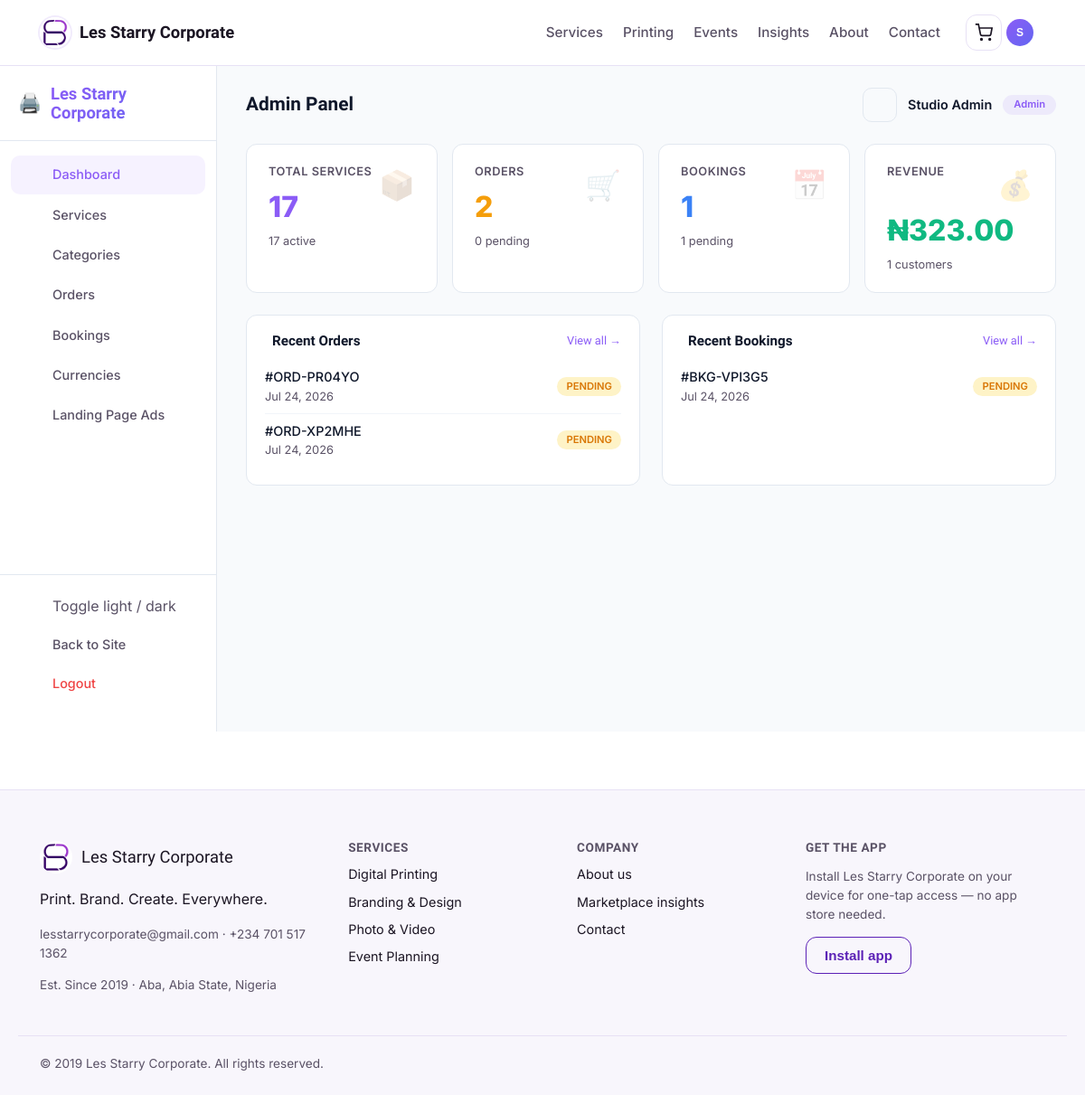
Page /admin/ (signed in) on the committed database.
### app/models.py (models this page shows, shortened)
class User(UserMixin, db.Model):
    __tablename__ = "users"
    id = db.Column(db.Integer, primary_key=True)
    full_name = db.Column(db.String(120), nullable=False)
    email = db.Column(db.String(150), unique=True, nullable=False, index=True)
    phone = db.Column(db.String(30))
    password_hash = db.Column(db.String(255), nullable=False)
    is_admin = db.Column(db.Boolean, default=False)
    preferred_theme = db.Column(db.String(20), default="light")
    preferred_currency = db.Column(db.String(10), default="NGN")
    address = db.Column(db.String(255), nullable=True)
    last_login = db.Column(db.DateTime, nullable=True)
    created_at = db.Column(db.DateTime, default=datetime.utcnow)
    updated_at = db.Column(db.DateTime, default=datetime.utcnow, onupdate=datetime.utcnow)
    bookings = db.relationship(
        "Booking",
        foreign_keys="Booking.user_id",
        back_populates="customer",
        lazy=True
    )
    orders = db.relationship("Order", back_populates="customer", lazy=True)
    cart_items = db.relationship("CartItem", back_populates="owner", lazy=True, cascade="all, delete-orphan")
    reviews = db.relationship("Review", back_populates="author", lazy=True)
    assigned_bookings = db.relationship(
        "Booking",
        foreign_keys="Booking.assigned_staff_id",
        back_populates="assigned_staff",
        lazy=True
    )
    wishlist_items = db.relationship("Wishlist", back_populates="user", lazy=True, cascade="all, delete-orphan")
    notifications = db.relationship("Notification", back_populates="user", lazy=True, cascade="all, delete-orphan")
    activities = db.relationship("ActivityLog", back_populates="user", lazy=True, cascade="all, delete-orphan")

class Order(db.Model):
    __tablename__ = "orders"
    id = db.Column(db.Integer, primary_key=True)
    reference = db.Column(db.String(20), unique=True, default=lambda: generate_reference("ORD"))
    user_id = db.Column(db.Integer, db.ForeignKey("users.id"), nullable=False)
    total_amount = db.Column(db.Float, nullable=False, default=0.0)
    status = db.Column(db.String(30), default="pending")
    shipping_address = db.Column(db.String(255))
    billing_address = db.Column(db.String(255), nullable=True)
    order_notes = db.Column(db.Text, nullable=True)
    payment_method = db.Column(db.String(50), default="pay_on_pickup")
    payment_reference = db.Column(db.String(100), unique=True, nullable=True)
    paid_at = db.Column(db.DateTime, nullable=True)
    payment_details = db.Column(db.Text, nullable=True)
    tracking_number = db.Column(db.String(100), nullable=True)
    shipped_at = db.Column(db.DateTime, nullable=True)
    delivered_at = db.Column(db.DateTime, nullable=True)
    discount_amount = db.Column(db.Float, default=0.0)
    discount_code = db.Column(db.String(50), nullable=True)
    created_at = db.Column(db.DateTime, default=datetime.utcnow)
    updated_at = db.Column(db.DateTime, default=datetime.utcnow, onupdate=datetime.utcnow)
    items = db.relationship("OrderItem", back_populates="order", lazy=True, cascade="all, delete-orphan")
    customer = db.relationship("User", back_populates="orders")
    STATUS_FLOW = ['awaiting_approval', 'approved', 'in_production', 'ready_for_delivery', 'delivered']

class Booking(db.Model):
    __tablename__ = "bookings"
    id = db.Column(db.Integer, primary_key=True)
    reference = db.Column(db.String(20), unique=True, default=lambda: generate_reference("BKG"))
    user_id = db.Column(db.Integer, db.ForeignKey("users.id"), nullable=False)
    service_id = db.Column(db.Integer, db.ForeignKey("services.id"), nullable=False)
    preferred_date = db.Column(db.Date, nullable=False)
    preferred_time = db.Column(db.Time, nullable=False)
    location = db.Column(db.String(255))
    event_type = db.Column(db.String(100))
    notes = db.Column(db.Text)
    status = db.Column(db.String(30), default="pending")
    guest_count = db.Column(db.Integer, nullable=True)
    estimated_duration = db.Column(db.Integer, nullable=True)
    special_requests = db.Column(db.Text, nullable=True)
    assigned_staff_id = db.Column(db.Integer, db.ForeignKey("users.id", name="fk_booking_assigned_staff"), nullable=True)
    payment_status = db.Column(db.String(20), default="unpaid")
    created_at = db.Column(db.DateTime, default=datetime.utcnow)
    updated_at = db.Column(db.DateTime, default=datetime.utcnow, onupdate=datetime.utcnow)
    confirmed_at = db.Column(db.DateTime, nullable=True)
    cancelled_at = db.Column(db.DateTime, nullable=True)
    customer = db.relationship("User", foreign_keys=[user_id], back_populates="bookings")
    assigned_staff = db.relationship("User", foreign_keys=[assigned_staff_id], back_populates="assigned_bookings")
    service = db.relationship("Service", back_populates="bookings")

### app/blueprints/admin/routes.py (the view)
@admin_bp.route("/")
@admin_required
def dashboard():
    stats = {
        "total_services": Service.query.count(),
        "active_services": Service.query.filter_by(is_active=True).count(),
        "total_orders": Order.query.count(),
        "pending_orders": Order.query.filter_by(status="pending").count(),
        "total_bookings": Booking.query.count(),
        "pending_bookings": Booking.query.filter_by(status="pending").count(),
        "total_customers": User.query.filter_by(is_admin=False).count(),
        "revenue": db.session.query(db.func.coalesce(db.func.sum(Order.total_amount), 0.0))
        .filter(Order.status != "cancelled").scalar(),
    }
    stats["pending_orders"] = Order.query.filter_by(status="awaiting_approval").count()
    recent_orders = Order.query.order_by(Order.created_at.desc()).limit(6).all()
    recent_bookings = Booking.query.order_by(Booking.created_at.desc()).limit(6).all()
    return render_template("admin/dashboard.html", stats=stats, recent_orders=recent_orders, recent_bookings=recent_bookings)

### app/templates/admin/dashboard.html (shortened to what this page needs)
{% extends "admin/_layout.html" %}
{% block admin_content %}
<div class="stats-grid">
  <div class="stat-card primary">
    <span class="stat-icon">📦</span>
    <div class="stat-label">Total Services</div>
    <div class="stat-value">{{ stats.total_services }}</div>
    <div style="font-size: 0.8rem; color: var(--text-muted, #64748b);">
      {{ stats.active_services }} active
    </div>
  </div>
  <div class="stat-card warning">
    <span class="stat-icon">🛒</span>
    <div class="stat-label">Orders</div>
    <div class="stat-value">{{ stats.total_orders }}</div>
    <div style="font-size: 0.8rem; color: var(--text-muted, #64748b);">
      {{ stats.pending_orders }} pending
    </div>
  </div>
  <div class="stat-card info">
    <span class="stat-icon">📅</span>
    <div class="stat-label">Bookings</div>
    <div class="stat-value">{{ stats.total_bookings }}</div>
    <div style="font-size: 0.8rem; color: var(--text-muted, #64748b);">
      {{ stats.pending_bookings }} pending
    </div>
  </div>
  <div class="stat-card success">
    <span class="stat-icon">💰</span>
    <div class="stat-label">Revenue</div>
    <div class="stat-value">{{ currency }}{{ "%.2f"|format(stats.revenue) }}</div>
    <div style="font-size: 0.8rem; color: var(--text-muted, #64748b);">
      {{ stats.total_customers }} customers
    </div>
  </div>
</div>
<div class="recent-grid">
  <div class="recent-card">
    <h4>
      Recent Orders
      <a href="{{ url_for('admin.orders') }}" class="view-all">View all →</a>
    </h4>
    {% if recent_orders %}
      {% for order in recent_orders %}
      <div class="recent-item">
        <div class="item-info">
          <div class="item-name">#{{ order.reference }}</div>
          <div class="item-meta">{{ order.created_at.strftime('%b %d, %Y') }}</div>
        </div>
        <span class="item-status status-{{ order.status }}">{{ order.status }}</span>
      </div>
      {% endfor %}
    {% else %}
      <div class="empty-recent">No orders yet</div>
    {% endif %}
  </div>
  <div class="recent-card">
    <h4>
      Recent Bookings
      <a href="{{ url_for('admin.bookings') }}" class="view-all">View all →</a>
    </h4>
    {% if recent_bookings %}
      {% for booking in recent_bookings %}
      <div class="recent-item">
        <div class="item-info">
          <div class="item-name">#{{ booking.reference }}</div>
          <div class="item-meta">{{ booking.created_at.strftime('%b %d, %Y') }}</div>
        </div>
        <span class="item-status status-{{ booking.status }}">{{ booking.status }}</span>
      </div>
      {% endfor %}
    {% else %}
      <div class="empty-recent">No bookings yet</div>
    {% endif %}
  </div>
</div>
{% endblock %}

### app/templates/admin/_layout.html (shortened to what this page needs)
{% extends "base.html" %}
{% block content %}
<div class="admin-wrapper">
    <aside class="admin-sidebar">
        <div class="admin-sidebar-header">
            <a href="{{ url_for('main.index') }}" class="admin-brand">
                <span class="brand-icon">🖨️</span>
                <span class="brand-name">{{ company_name }}</span>
            </a>
        </div>
        <nav class="admin-nav">
            <a href="{{ url_for('admin.dashboard') }}" class="admin-nav-item {% if request.endpoint == 'admin.dashboard' %}active{% endif %}">
                <span>Dashboard</span>
            </a>
            <a href="{{ url_for('admin.services') }}" class="admin-nav-item {% if request.endpoint == 'admin.services' or request.endpoint == 'admin.new_service' or request.endpoint == 'admin.edit_service' %}active{% endif %}">
                <span>Services</span>
            </a>
            <a href="{{ url_for('admin.categories') }}" class="admin-nav-item {% if request.endpoint == 'admin.categories' %}active{% endif %}">
                <span>Categories</span>
            </a>
            <a href="{{ url_for('admin.orders') }}" class="admin-nav-item {% if request.endpoint == 'admin.orders' %}active{% endif %}">
                <span>Orders</span>
            </a>
            <a href="{{ url_for('admin.bookings') }}" class="admin-nav-item {% if request.endpoint == 'admin.bookings' %}active{% endif %}">
                <span>Bookings</span>
            </a>
            <a href="{{ url_for('admin.currencies') }}" class="admin-nav-item {% if request.endpoint == 'admin.currencies' %}active{% endif %}">
                <span>Currencies</span>
            </a>
            <a href="{{ url_for('admin.ads') }}" class="admin-nav-item {% if request.endpoint == 'admin.ads' %}active{% endif %}">
                <span>Landing Page Ads</span>
            </a>
        </nav>
        <div class="admin-sidebar-footer">
            <button type="button" id="admin-theme-toggle" class="admin-nav-item theme-toggle-btn" style="width: 100%; background: none; border: none; cursor: pointer; font: inherit; text-align: left;">
                <span>Toggle light / dark</span>
            </button>
            <a href="{{ url_for('main.index') }}" class="admin-nav-item">
                <span>Back to Site</span>
            </a>
            <a href="{{ url_for('auth.logout') }}" class="admin-nav-item logout">
                <span>Logout</span>
            </a>
        </div>
    </aside>
    <main class="admin-content">
        <div class="admin-content-header">
            <h2>{% block admin_title %}Admin Panel{% endblock %}</h2>
            <div class="admin-user-info">
                <div class="notification-bell-wrap">
                    <button type="button" id="notif-bell-btn" class="icon-btn" aria-label="Notifications">
                    </button>
                </div>
                <span class="admin-user-name">{{ current_user.full_name }}</span>
                <span class="admin-user-role">Admin</span>
            </div>
        </div>
        <div class="admin-content-body">
            {% block admin_content %}{% endblock %}
        </div>
    </main>
</div>
{% endblock %}

### app/templates/base.html (shortened to what this page needs)
<!DOCTYPE html>
<html lang="en" data-theme="light">
<head>
<link rel="stylesheet" href="{{ url_for('static', filename='css/style.css') }}">
</head>
<body>
<header class="site-header">
  <div class="container header-inner">
    <a href="{{ url_for('main.index') }}" class="brand">
      <span class="brand-mark" aria-hidden="true">
        <img src="{{ url_for('static', filename='img/brand/logo-mark.png') }}" alt="" width="34" height="34">
      </span>
      <span class="brand-name">{{ company_name }}</span>
    </a>
    <nav class="main-nav" aria-label="Primary">
      <a href="{{ url_for('catalog.list_services') }}">Services</a>
      <a href="{{ url_for('catalog.list_services') }}?category=printing">Printing</a>
      <a href="{{ url_for('catalog.list_services') }}?category=events">Events</a>
      <a href="{{ url_for('main.marketplace_insights') }}">Insights</a>
      <a href="{{ url_for('main.about') }}">About</a>
      <a href="{{ url_for('main.contact') }}">Contact</a>
    </nav>
    <div class="header-actions">
      <a href="{{ url_for('cart.view_cart') }}" class="icon-btn cart-link" aria-label="View cart" id="cartLink">
        <svg width="20" height="20" viewBox="0 0 24 24" fill="none" stroke="currentColor" stroke-width="2"><circle cx="9" cy="21" r="1"/><circle cx="20" cy="21" r="1"/><path d="M1 1h4l2.7 13.4a2 2 0 002 1.6h9.7a2 2 0 002-1.6L23 6H6"/></svg>
      </a>
      {% if current_user.is_authenticated %}
      <div class="user-menu" id="userMenu">
        <button class="icon-btn user-btn" id="userMenuBtn" aria-haspopup="true" aria-expanded="false" aria-label="User menu">
          <span class="user-avatar">{{ current_user.full_name[0]|upper }}</span>
        </button>
      </div>
      {% else %}
      <a href="{{ url_for('auth.login') }}" class="btn btn-ghost btn-sm">Log in</a>
      <a href="{{ url_for('auth.register') }}" class="btn btn-primary btn-sm">Sign up</a>
      {% endif %}
    </div>
  </div>
</header>
<main id="main-content">
  {% block content %}{% endblock %}
</main>
<footer class="site-footer">
  <div class="container footer-grid">
    <div class="footer-brand">
      <div class="footer-brand-mark">
        <img src="{{ url_for('static', filename='img/brand/logo-mark.png') }}" alt="{{ company_name }} logo" width="36" height="36">
        <span class="brand-name">{{ company_name }}</span>
      </div>
      <p>{{ company_tagline }}</p>
      <p class="footer-meta">{{ company_email }} · {{ company_phone }}</p>
      <p class="footer-meta">Est. {{ company_founded }} · Aba, Abia State, Nigeria</p>
    </div>
    <div class="footer-col">
      <h4>Services</h4>
      <a href="{{ url_for('catalog.list_services') }}?category=printing">Digital Printing</a>
      <a href="{{ url_for('catalog.list_services') }}?category=branding">Branding &amp; Design</a>
      <a href="{{ url_for('catalog.list_services') }}?category=photo-video">Photo &amp; Video</a>
      <a href="{{ url_for('catalog.list_services') }}?category=events">Event Planning</a>
    </div>
    <div class="footer-col">
      <h4>Company</h4>
      <a href="{{ url_for('main.about') }}">About us</a>
      <a href="{{ url_for('main.marketplace_insights') }}">Marketplace insights</a>
      <a href="{{ url_for('main.contact') }}">Contact</a>
    </div>
    <div class="footer-col">
      <h4>Get the app</h4>
      <p class="footer-meta">Install {{ company_name }} on your device for one-tap access — no app store needed.</p>
      <button id="install-btn" class="btn btn-outline" hidden>Install app</button>
    </div>
  </div>
  <div class="container footer-bottom">
    <span>&copy; {{ company_founded.split()[-1] if company_founded else '2026' }} {{ company_name }}. All rights reserved.</span>
  </div>
</footer>
</body>
</html>

### rows in the picture
User: full_name "S", full_name "Studio Admin"
Order: reference "ORD-PR04YO", created_at "Jul 24, 2026", status "PENDING"
Order: reference "ORD-XP2MHE", created_at "Jul 24, 2026", status "PENDING"
Booking: reference "BKG-VPI3G5", created_at "Jul 24, 2026", status "PENDING"

### other values in the picture
{{ company_name }} "Les Starry Corporate"
{{ stats.total_services }} "17"
{{ stats.active_services }} "17"
{{ stats.total_orders }} "2"
{{ stats.pending_orders }} "0"
{{ stats.total_bookings }} "1"
{{ stats.pending_bookings }} "1"
{{ currency }} "₦"
{{ "%.2f"|format(stats.revenue) }} "323.00"
{{ stats.total_customers }} "1"
{{ company_tagline }} "Print. Brand. Create. Everywhere."
{{ company_email }} "lesstarrycorporate@gmail.com"
{{ company_phone }} "+234 701 517 1362"
{{ company_founded }} "Since 2019"
{{ company_founded.split()[-1] if company_founded else '2026' }} "2019"
